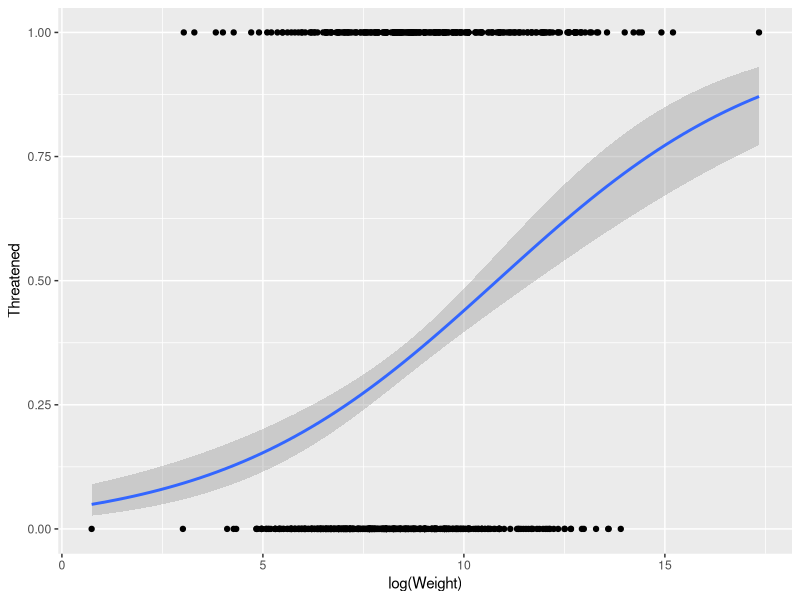

Here is the R script that generated this plot:
library(tidyverse)
library(ROCR)

( sharks <- read_csv("datasets/sharks.csv", col_types=cols() ) )

threatened <- c("Critically Endangered","Endangered","Vulnerable")
nonthreatened <- c("Least Concern","Near Threatened")
( sharks <- sharks %>% mutate( Threatened = case_when( Category %in% threatened ~ 1, Category %in% nonthreatened ~ 0 )) )

sharks.fit <- glm( Threatened ~ log(Weight), data = sharks, family = binomial )
summary( sharks.fit )
ggplot( sharks, aes(log(Weight),Threatened)) + geom_point() + geom_smooth( method=glm, method.args = list(family = "binomial"))
#ggsave("../images/sharks_fit.png", device="png")

link <- family(sharks.fit)$link
linkinv <- family(sharks.fit)$linkinv
new <- data.frame( Weight = c(1800,270000))
( responses <- predict( sharks.fit, new, type="response") )
links <- predict( sharks.fit, new, type="link", se.fit=TRUE)
( predictions <- data.frame( Weight = new$Weight, logWeight = log(new$Weight), Link.lwr = links$fit - 1.96*links$se.fit, Link = links$fit, Link.upr = links$fit + 1.96*links$se.fit))
( predictions <- predictions %>% mutate( Response.lwr = linkinv(Link.lwr), Response = linkinv(Link), Response.upr = linkinv(Link.upr)) )

vcov( sharks.fit )
